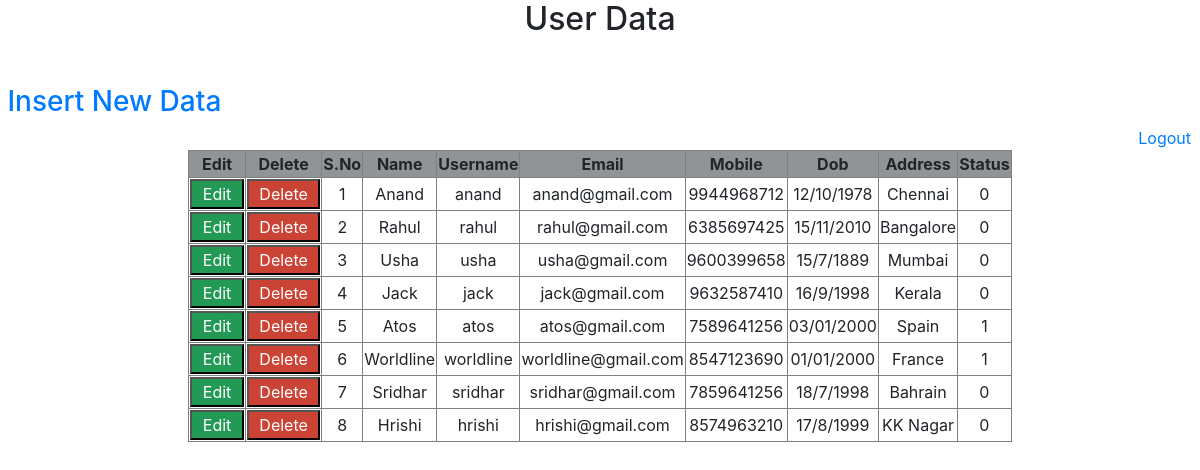
Page /viewuser.php (signed in) on the committed database.
### tables this page shows
CREATE TABLE IF NOT EXISTS `registerform` (
  `id` int(255) NOT NULL AUTO_INCREMENT,
  `Name` varchar(55) NOT NULL,
  `Username` varchar(35) NOT NULL,
  `Password` varchar(50) NOT NULL,
  `Email` varchar(35) NOT NULL,
  `Mobile` varchar(10) NOT NULL,
  `Dob` varchar(25) NOT NULL,
  `Address` varchar(45) NOT NULL,
  `Status` int(1) NOT NULL,
  `authtoken` varchar(100) NOT NULL,
  PRIMARY KEY (`id`),
  UNIQUE KEY `Username` (`Username`),
  UNIQUE KEY `Email` (`Email`)
);

### viewuser.php (the view, shortened to what this page needs)
<?php
include('config.php');
?>
<!DOCTYPE html>
<html>
<head>
	  <link rel="stylesheet" href="https://stackpath.bootstrapcdn.com/bootstrap/4.4.1/css/bootstrap.min.css">
	  <link rel="stylesheet" href="https://unpkg.com/purecss@1.0.1/build/pure-min.css">
</head>
<body>
<div class="h1">
<h2>User Data<br><br></h2></div>
<h3><a href="insertuser.php">&nbsp;Insert New Data</a></h3>
<a href="logout.php" style="float: right;">Logout&nbsp;&nbsp;</a>
<center>
<br><table  border="1" class="pure-table pure-table-bordered">
		<tr class="view">
			<td><b>Edit</b></td>
			<td><b>Delete</b></td>
			<td><b>S.No</b></td>
			<td><b>Name</b></td>
			<td><b>Username</b></td>
			<td><b>Email</b></td>
			<td><b>Mobile</b></td>
			<td><b>Dob</b></td>
			<td><b>Address</b></td>
			<td><b>Status</b></td>
		</tr>
<?php
$count = 1;
$query = "SELECT * FROM registerform where id!=148 ORDER by id asc";
	$result = mysqli_query($connection, $query);
while($row = mysqli_fetch_assoc($result))
	 { ?>
<tr align="center">
	<td>
		<a href="edituser.php?id=<?php echo $row["id"]; ?>">
         <button style="background-color: #229954;color: white">
           &nbsp;Edit&nbsp;
        </button>
        </a>
   </td>
   <td>
         <a href="deleteuser.php?id=<?php echo $row["id"]; ?>"
         	onclick = "return confirm('Sure you want to Delete?')">
         	<button style="background-color:#CB4335;color: white">
         		&nbsp;Delete&nbsp;
         	</button>
         </a>
     </td>
<td align="center">
	<?php
	   echo $count;
	?>
</td>
<td align="center">
	<?php
	echo $row["Name"];
	?>
</td>
<td align="center">
	<?php
     echo $row["Username"];
	?>
</td>
<td align="center">
	<?php
	  echo $row["Email"];
	?>
</td>
<td align="center">
	<?php
	  echo $row["Mobile"];
	?>
</td>
<td align="center">
	<?php
	  echo $row["Dob"];
	?>
</td>
<td align="center">
	<?php
	  echo $row["Address"];
	?>
</td>
<td align="center">
	<?php
	  echo $row["Status"];
	?>
</td>
</tr>
<?php
     $count++; }
?>
</table>
</center>
</body>
</html>

### viewuser.php (style rules this page uses)
.h1 { text-align: center; }
.view { background-color: #909497; text-align: center; }

### rows in the picture
registerform: Name "Anand", Username "anand", Email "anand@gmail.com", Mobile "9944968712", Dob "12/10/1978", Address "Chennai", Status "0"
registerform: Name "Rahul", Username "rahul", Email "rahul@gmail.com", Mobile "6385697425", Dob "15/11/2010", Address "Bangalore", Status "0"
registerform: Name "Usha", Username "usha", Email "usha@gmail.com", Mobile "9600399658", Dob "15/7/1889", Address "Mumbai", Status "0"
registerform: Name "Jack", Username "jack", Email "jack@gmail.com", Mobile "9632587410", Dob "16/9/1998", Address "Kerala", Status "0"
registerform: Name "Atos", Username "atos", Email "atos@gmail.com", Mobile "7589641256", Dob "03/01/2000", Address "Spain", Status "1"
registerform: Name "Worldline", Username "worldline", Email "worldline@gmail.com", Mobile "8547123690", Dob "01/01/2000", Address "France", Status "1"
registerform: Name "Sridhar", Username "sridhar", Email "sridhar@gmail.com", Mobile "7859641256", Dob "18/7/1998", Address "Bahrain", Status "0"
registerform: Name "Hrishi", Username "hrishi", Email "hrishi@gmail.com", Mobile "8574963210", Dob "17/8/1999", Address "KK Nagar", Status "0"
